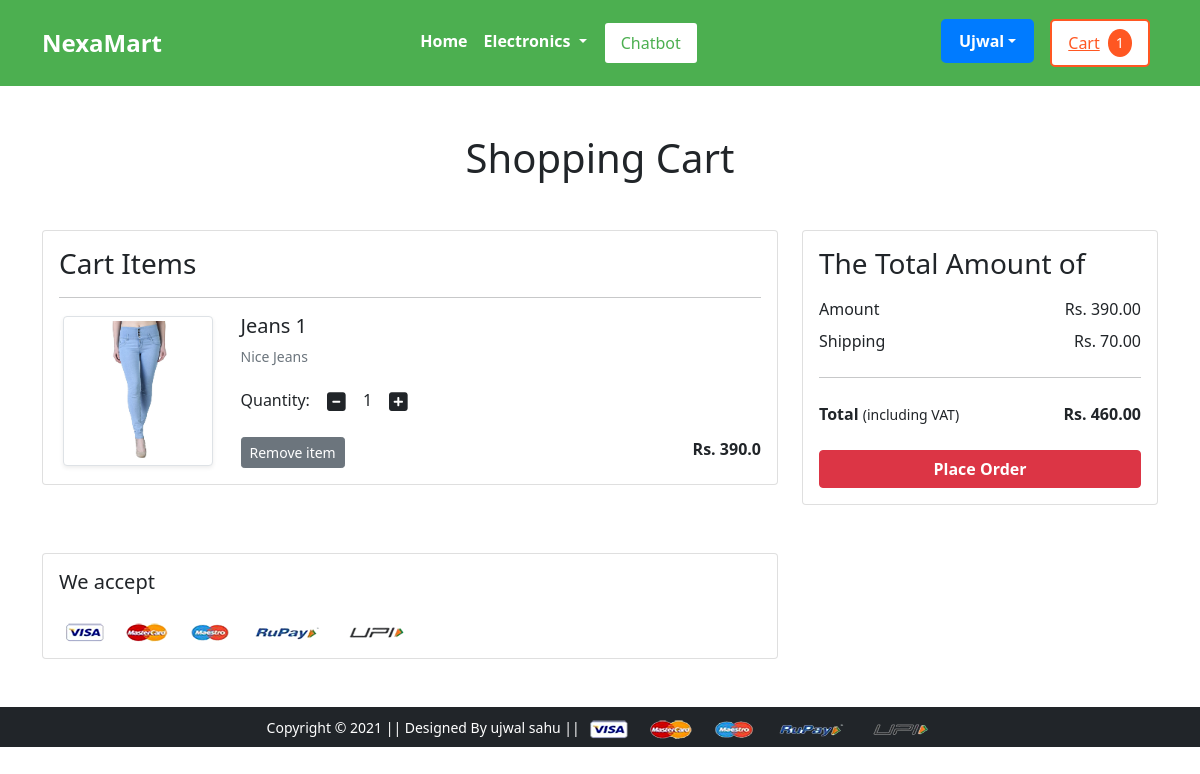
The page /cart/ (signed in) on the database its author committed.
### app/models.py (models this page shows, shortened)
class Cart(models.Model):
 user = models.ForeignKey(User, on_delete=models.CASCADE)
 product = models.ForeignKey(Product, on_delete=models.CASCADE)
 quantity = models.PositiveIntegerField(default=1)
 def __str__(self):
  return str(self.id)

class Product(models.Model):
 title = models.CharField(max_length=100)
 selling_price = models.FloatField()
 discounted_price = models.FloatField()
 description = models.TextField()
 brand = models.CharField(max_length=100)
 category = models.CharField( choices=CATEGORY_CHOICES, max_length=2)
 product_image = models.ImageField(upload_to='productimg')

### app/views.py (the view)
# urls.py: path('cart/', views.show_cart, name='showcart'),
@login_required
def show_cart(request):
	totalitem = 0
	if request.user.is_authenticated:
		totalitem = len(Cart.objects.filter(user=request.user))
		user = request.user
		cart = Cart.objects.filter(user=user)
		amount = 0.0
		shipping_amount = 70.0
		totalamount=0.0
		cart_product = [p for p in Cart.objects.all() if p.user == request.user]
		print(cart_product)
		if cart_product:
			for p in cart_product:
				tempamount = (p.quantity * p.product.discounted_price)
				amount += tempamount
			totalamount = amount+shipping_amount
			return render(request, 'app/addtocart.html', {'carts':cart, 'amount':amount, 'totalamount':totalamount, 'totalitem':totalitem})
		else:
			return render(request, 'app/emptycart.html', {'totalitem':totalitem})
	else:
		return render(request, 'app/emptycart.html', {'totalitem':totalitem})

### app/templates/app/addtocart.html (shortened to what this page needs)
{% extends 'app/base.html' %}
{% load static %}
{% block main-content %}
<div class="container my-5">
 <div class="row">
  <h1 class="text-center mb-5">Shopping Cart</h1>
  <div class="col-sm-8">
  <div class="card">
   <div class="card-body">
    <h3>Cart Items</h3>
    {% for cart in carts %}
    <hr>
    <div class="row">
     <div class="col-sm-3 text-center align-self-center"><img src="{{cart.product.product_image.url}}" alt="" srcset="" class="img-fluid img-thumbnail shadow-sm" height="150" width="150"> </div>
     <div class="col-sm-9">
      <div>
       <h5>{{cart.product.title}}</h5>
       <p class="mb-2 text-muted small">{{cart.product.description}}</p>
       <div class="my-3">
        <label for="quantity">Quantity:</label>
        <a class="minus-cart btn" pid="{{cart.product.id}}"><i class="fas fa-minus-square fa-lg"></i></a>
          <span id="quantity">{{cart.quantity}}</span>
        <a class="plus-cart btn" pid="{{cart.product.id}}"><i class="fas fa-plus-square fa-lg"></i></a>
       </div>
       <div class="d-flex justify-content-between">
        <a class="btn btn-sm btn-secondary mr-3 remove-cart" pid={{cart.product.id}}>Remove item </a>
        <p class="mb-0"><span><strong>Rs. {{cart.product.discounted_price}}</strong></span></p>
       </div>
      </div>
     </div>
    </div>
    {% endfor %}
   </div>
   </div>
  </div>
  <div class="col-sm-4">
   <div class="card">
    <div class="card-body">
      <h3>The Total Amount of</h3>
      <ul class="list-group">
       <li class="list-group-item d-flex justify-content-between align-items-center border-0 px-0 pb-0">Amount<span>Rs. <span id="amount">{{amount|floatformat:2}}</span> </span></li>
       <li class="list-group-item d-flex justify-content-between align-items-center border-0 px-0">Shipping<span>Rs. 70.00</span></li>
       <hr>
       <li class="list-group-item d-flex justify-content-between align-items-center border-0 px-0 mb-3">
        <div>
           <strong>Total</strong> <small>(including VAT)</small>
         </div>
         <span><strong>Rs. </strong><strong id="totalamount"> {{totalamount|floatformat:2}}</strong></span>
       </li>
      </ul>
      <div class="d-grid"><a href="{% url 'checkout' %}" class="btn btn-danger fw-bold">Place Order</a></div>
    </div>
   </div>
  </div>
 </div>
</div>
<div class="container">
 <div class="row">
  <div class="col-sm-8">
   <div class="card">
    <div class="card-body">
      <h5 class="mb-4">We accept</h5>
      <img src="{% static 'app/images/payment.png' %}" alt="" class="img-fluid">
    </div>
  </div>
  </div>
 </div>
</div>
{% endblock main-content %}

### app/templates/app/base.html (shortened to what this page needs)
<!doctype html>
{% load static %}
<html lang="en">
  <head>
    <link href="https://cdn.jsdelivr.net/npm/bootstrap@5.0.0-beta1/dist/css/bootstrap.min.css" rel="stylesheet">
    <link rel="stylesheet" href="{% static 'app/css/owl.carousel.min.css' %}">
    <link rel="stylesheet" href="{% static 'app/css/all.min.css' %}">
    <link rel="stylesheet" href="{% static 'app/css/style.css' %}">
  </head>
  <body>
    <nav class="navbar navbar-expand-lg navbar-dark bg-primary">
     <div class="container">
       <a class="navbar-brand" href="/">NexaMart</a>
       <div class="collapse navbar-collapse" id="navbarSupportedContent">
         <ul class="navbar-nav me-auto mb-2 mb-lg-0">
           <li class="nav-item">
             <a class="nav-link active" aria-current="page" href="/">Home</a>
           </li>
           <li class="nav-item dropdown">
             <a class="nav-link dropdown-toggle text-white" href="#" id="electronicsDropdown" role="button" data-bs-toggle="dropdown" aria-expanded="false">
               Electronics
             </a>
           </li>
           <li class="nav-item">
             <button id="chatbotNavbarBtn" class="btn btn-warning ms-2">Chatbot</button>
           </li>
         </ul>
         <div>
          <ul class="navbar-nav me-auto mb-2 mb-lg-0">
          {% if request.user.is_authenticated %}
           <li class="nav-item dropdown mx-2">
              <a class="nav-link dropdown-toggle user-btn" href="#" id="profileDropdown" role="button" data-bs-toggle="dropdown" aria-expanded="false">
                {{request.user.username|capfirst}}
              </a>
            </li>
            <li class="nav-item mx-2">
              <a href="{% url 'showcart' %}" class="cart-btn">
                Cart
                <span class="cart-badge">{{totalitem}}</span>
              </a>
            </li>
            {% endif %}
          </ul>
         </div>
       </div>
     </div>
    </nav>
    {% block main-content %} {% endblock main-content %}
    <footer class="container-fluid bg-dark text-center p-2 mt-5">
        <small class="text-white">Copyright &copy; 2021 || Designed By ujwal sahu || </small>
        <img src="{% static 'app/images/payment.png' %}" alt="" srcset="" class="img-fluid" height="2px">
    </footer>
  </body>
</html>

### app/static/app/css/style.css (style rules this page uses)
.navbar { background-color: #4caf50 !important; padding: 1.2rem; }
.navbar .nav-link { color: #ffffff !important; font-weight: bold; padding: 0.5rem 1rem; border-radius: 5px; transition: all 0.3s ease; }
.navbar .btn { background-color: #ffffff !important; color: #4caf50 !important; border: 2px solid #4caf50; border-radius: 5px; padding: 0.5rem 1rem; transition: all 0.3s ease; }
footer { background-color: #16213e; color: #fff; padding: 1.5rem; }
#chatbotNavbarBtn { background-color: #ffffff !important; color: #4caf50 !important; border: 2px solid #4caf50; border-radius: 5px; padding: 0.5rem 1rem; transition: all 0.3s ease; }

### app/templates/app/base.html (style rules this page uses)
.navbar .nav-item .btn { display: inline-block; padding: 0.5rem 1rem; border-radius: 5px; border: 2px solid #4caf50; background-color: #ffffff; color: #4caf50; transition: all 0.3s ease; }
.navbar-brand { font-size: 1.5rem; font-weight: bold; }
.navbar-nav { margin-left: auto; margin-right: auto; width: fit-content; }
.navbar .nav-item .cart-btn { display: inline-flex; align-items: center; padding: 0.5rem 1rem; border-radius: 5px; border: 2px solid #ff5722; background-color: #ffffff; color: #ff5722; transition: all 0.3s ease; }
.navbar .nav-item .cart-badge { margin-left: 0.5rem; background-color: #ff5722; color: #ffffff; border-radius: 50%; padding: 0.2rem 0.5rem; font-size: 0.9rem; }
.navbar .nav-item .user-btn { display: inline-flex; align-items: center; padding: 0.5rem 1rem; border-radius: 5px; border: 2px solid #007bff; background-color: #007bff; color: #ffffff; transition: all 0.3s ease; }

### rows shown on the page
Cart: product.product_image (picture), product "Jeans 1", product.description "Nice Jeans", quantity "1", product.discounted_price "390.0"

### other values the page prints
{{ request.user.username|capfirst }} "Ujwal"
{{ totalitem }} "1"
{{ amount|floatformat:2 }} "390.00"
{{ totalamount|floatformat:2 }} "460.00"
